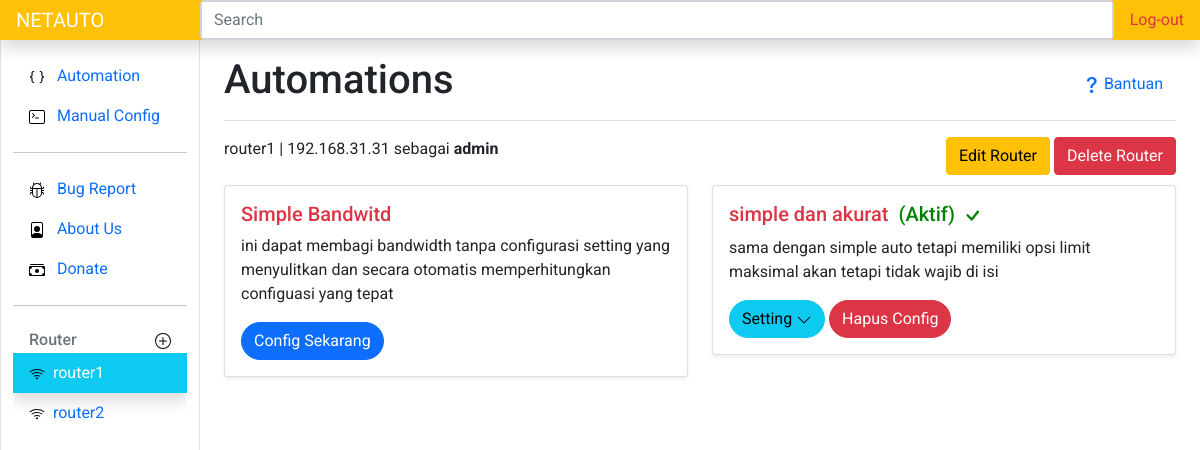
Before: /1/router (signed in) with the older database file.
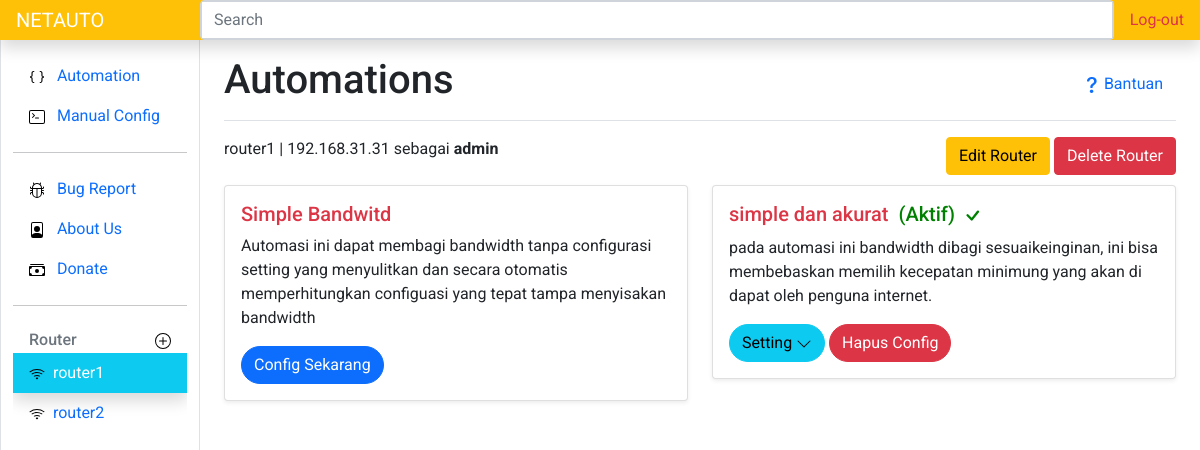
After: the same page with the newer database file.
### routerapp/models.py (models this page shows, shortened)
class Routerm(models.Model):
    nama = models.CharField(max_length=50)
    host = models.CharField(max_length=50)
    user = models.CharField(max_length=30)
    password = models.CharField(max_length=50, blank=True)
    kecepatan_download = models.IntegerField(blank=True)
    kecepatan_upload = models.IntegerField(blank=True)
    pub_date = models.DateField(auto_now=True)

class Automation(models.Model):
    autokey = models.CharField(unique=True, max_length=50)
    nama = models.CharField(max_length=50)
    deskripsi = models.TextField()
    status = models.CharField(max_length=15, blank=True)

### routerapp/views.py (the view)
# urls.py: path('<int:id>/router',views.detailrouter, name='router'),
@login_required(login_url=settings.LOGIN_URL)
def detailrouter(request, id):
    auto1 = Automation.objects.filter(autokey="auto1")
    auto2 = Automation.objects.filter(autokey="auto2")
    nyala1 = Automationon.objects.filter(auto=1, router=id)
    nyala2 = Automationon.objects.filter(auto=2, router=id)
    routerside = Routerm.objects.all()
    idk = id
    router = Routerm.objects.filter(pk=id)
    auto2form=auto2Form
    context = {
        'auto1': auto1,
        'auto2': auto2,
        'router': router,
        'routerside': routerside,
        'idk': idk,
        'auto2form':auto2form,
        'nyala1':nyala1,
        'nyala2':nyala2
    }
    return render(request, 'detailrouter.html', context)

### routerapp/templates/detailrouter.html (shortened to what this page needs)
{% extends 'base.html' %}
{% load static %}
{% block judul %}
Automations
{% endblock judul %}
{% block content %}
    {% for router in router %}
    {{router.nama}} |
    {{router.host}} sebagai <strong> {{router.user}}</strong>
    <div class="float-end">
      <a class="btn btn-warning mr-4" href="{% url 'uprouter' router.id %}">Edit Router</a>
      <button type="button" class="btn btn-danger" data-bs-toggle="modal" data-bs-target="#modaldelrouter">
        Delete Router
      </button>
    </div>
    <div id="auto" class="row mt-4">
      {% include 'auto.html' %}
    </div>
      {% endfor %}
{% endblock content %}
{% block routerside %}
    {% include "routerside.html" %}
{% endblock routerside %}

### templates/base.html (shortened to what this page needs)
{% load static %}
<!DOCTYPE html>
<html lang="en">
{% url 'manual' as manual_url %}
{% url 'show' as show_url %}
<head>
  <link rel="stylesheet" href="{% static 'css/bootstrap.css' %}">
  <link rel="stylesheet" href="//code.jquery.com/ui/1.12.1/themes/base/jquery-ui.css">
  <link rel="stylesheet" href="{% static 'css/stayle.css' %}" />
</head>
<body>
  <header class="navbar navbar-dark sticky-top bg-warning flex-md-nowrap p-0 shadow">
    <a class="navbar-brand col-md-3 col-lg-2 me-0 px-3 ml-5" href="{% url 'show' %}">NETAUTO</a>
    <form class="form-control p-0" method="POST" action="{% url 'configlogurl' %}">
      <input id="searhid" name="keyword" class="form-control form-control-dark w-100 rounded-0" type="text" placeholder="Search"
        aria-label="Search" />
    </form>
    <ul class="navbar-nav px-3">
      <li class="nav-item text-nowrap ">
        <a class="nav-link text-danger" href="{% url 'logout' %}">Log-out</a>
      </li>
    </ul>
  </header>
  <div class="container-fluid">
    <div class="row">
      <nav id="sidebarMenu" class="col-md-3 col-lg-2 d-md-block border-top-0 bg-white sidebar border border-1 collapse position-fixed h-100 "
        >
        <div class=" pt-3 ">
          <ul class="nav flex-column">
            <li class="nav-item">
              <a class="nav-link {% if request.path == show_url %} bg-info text-white {% endif %} " aria-current="page" href="{% url 'show' %}">
                <img src="{% static 'icons/braces.svg' %}" alt="">
                &nbsp;
                Automation
              </a>
            </li>
            <li class="nav-item">
              <a class="nav-link {% if request.path == manual_url %} bg-info text-white {% endif %} " href="{% url 'manual' %}">
                <img src="{% static 'icons/terminal.svg' %}" alt="">
                &nbsp;
                Manual Config
              </a>
            </li>
            <hr>
            <li class="nav-item">
              <a class="nav-link" href="#">
                <img src="{% static 'icons/bug.svg' %}" alt="">
                &nbsp;
                Bug Report
              </a>
            </li>
            <li class="nav-item">
              <a class="nav-link" href="https://github.com/cecep31/netauto">
                <img src="{% static 'icons/file-person.svg' %}" alt="">&nbsp;&nbsp;
                About Us
              </a>
            </li>
            <li class="nav-item">
              <a class="nav-link" href="">
                <img src="{% static 'icons/cash.svg' %}" alt="">
                &nbsp;
                Donate
              </a>
            </li>
          </ul>
          <hr>
          <h6 class="sidebar-heading d-flex justify-content-between align-items-center px-3 mt-4 mb-1 text-muted">
            <span> Router</span>
            <a class="link-secondary" href="{% url 'addrouter' %}" aria-label="Add a new report">
              <img src="{% static 'icons/plus-circle.svg' %}" alt="">
            </a>
          </h6>
          <ul class="nav flex-column mb-2">
            {% block routerside %}
            {% endblock routerside %}
          </ul>
        </div>
      </nav>
      <main class="col-md-9 ms-sm-auto col-lg-10 px-md-4">
        <div
          class="d-flex justify-content-between flex-wrap flex-md-nowrap align-items-center pt-3 pb-2 mb-3 border-bottom">
          <h1 class="">{% block judul %}
            {% endblock judul %}</h1>
          <button type="button" class="btn text-primary" data-bs-toggle="modal" data-bs-target="#exampleModal">
            Bantuan
          </button>
        </div>
        <div id="main" style="display: none;">
          {% block content %}
          {% endblock content %}
        </div>
      </main>
    </div>
  </div>
</body>
</html>

### templates/routerside.html (shortened to what this page needs)
<div class="pb-lg-5 overflow-auto">
    {% load static %}
    {% for routerside in routerside %}
    <li class="nav-item">
        <a class="nav-link {% if routerside.id == idk %}shadow text-white bg-info{% endif %}" href="{% url 'router' routerside.id %}">
            <img src="{% static 'icons/wifi.svg' %}" alt="">&nbsp;
            {{routerside.nama}}
        </a>
    </li>
    {% endfor %}
</div>

### templates/message.html (shortened to what this page needs)
{% load static %}

### templates/auto.html (shortened to what this page needs)
  {% load static %}
 {% for auto1 in auto1 %}
       <div class="col-sm-6 ">
         <div class="card shadow-sm">
           <div class="card-body">
             <h5 class="card-title text-danger">{{auto1.nama}}
                </h5>
             <p class="card-text">{{auto1.deskripsi|truncatechars:180}}</p>
             <a href="{% url 'urlauto1' router.id %}" class="btn btn-primary rounded-pill">Config Sekarang</a>
            </div>
          </div>
        </div>
        {% endfor %}
        {% for auto2 in auto2 %}
        <div class="col-sm-6 ">
          <div class="card shadow-sm">
            <div class="card-body">
              <h5 class="card-title text-danger">{{auto2.nama}}
                {% if nyala2 %}
                <font style="color: green; margin-left: 5px;">(Aktif)</font>
                <svg xmlns="http://www.w3.org/2000/svg" width="25" height="25" fill="green" class="bi bi-check" viewBox="0 0 16 16">
                  <path d="M10.97 4.97a.75.75 0 0 1 1.07 1.05l-3.99 4.99a.75.75 0 0 1-1.08.02L4.324 8.384a.75.75 0 1 1 1.06-1.06l2.094 2.093 3.473-4.425a.267.267 0 0 1 .02-.022z"/>
                </svg>
                {% endif %}
              </h5>
              <p class="card-text">{{auto2.deskripsi|truncatechars:180}}</p>
              <button id="auto2" class="btn btn-info rounded-pill">Setting <img src="{% static 'icons/autodown.svg' %}" alt=""></button>
              {% if nyala2 %}<a href="{% url 'delauto2url' router.id %}" id="hapus2" class="btn btn-danger rounded-pill">Hapus Config</a>{% endif %}
            </div>
          </div>
        </div>
        {% endfor %}

### templates/base.html (style rules this page uses)
body { font-family:'Roboto', sans-serif; }

Changed rows visible on the page:
changed Automation "Simple Bandwitd": deskripsi "ini dapat membagi bandwidth tanpa configurasi setting yang menyulitkan dan secara otomatis memperhitungkan configuasi yang tepat" → "Automasi ini dapat membagi bandwidth tanpa configurasi setting yang menyulitkan dan secara otomatis memperhitungkan configuasi yang tepat tampa menyisakan bandwidth"
changed Automation "simple dan akurat": deskripsi "sama dengan simple auto tetapi memiliki opsi limit maksimal akan tetapi tidak wajib di isi" → "pada automasi ini bandwidth dibagi sesuaikeinginan, ini bisa membebaskan memilih kecepatan minimung yang akan di dapat oleh penguna internet."
